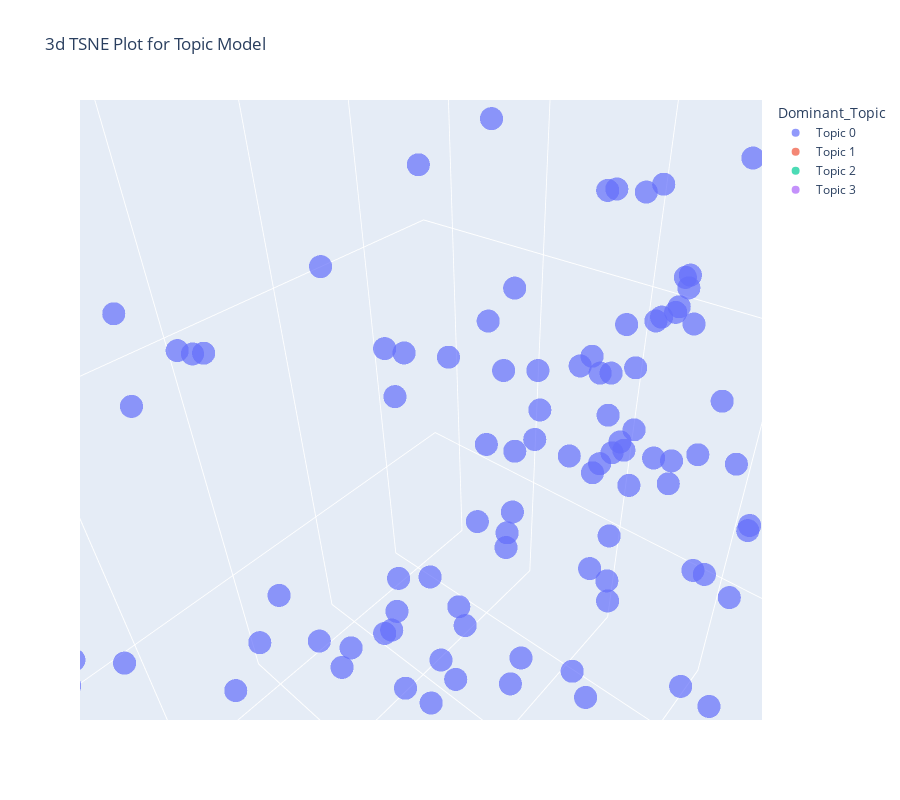

Notebook source saved alongside this figure:
### Code cell
plot_model(lsi, plot = 'tsne')

### Figure 1 — Plotly figure (JSON) as saved in the notebook; plotly's stock layout.template omitted (floating-point values rounded to 4 significant figures; data arrays with more than 128 entries replaced by an {"elided": "..."} marker saying what was removed)
{"data": [{"hovertemplate": "Dominant_Topic=Topic 0<br>0=%{x}<br>1=%{y}<br>2=%{z}<extra></extra>", "legendgroup": "Topic 0", "marker": {"color": "#636efa", "opacity": 0.7, "symbol": "circle"}, "mode": "markers", "name": "Topic 0", "scene": "scene", "showlegend": true, "type": "scatter3d", "x": {"elided": "946 float values"}, "y": {"elided": "946 float values"}, "z": {"elided": "946 float values"}}, {"hovertemplate": "Dominant_Topic=Topic 1<br>0=%{x}<br>1=%{y}<br>2=%{z}<extra></extra>", "legendgroup": "Topic 1", "marker": {"color": "#EF553B", "opacity": 0.7, "symbol": "circle"}, "mode": "markers", "name": "Topic 1", "scene": "scene", "showlegend": true, "type": "scatter3d", "x": [7.642, 4.103, 7.808, 7.2, 7.129, 7.656, 7.509, 7.348, 7.495, 7.445, 7.157, 7.506, 7.381, 3.96, 7.814, 7.69, 7.142, 7.58, 7.17, 7.81, 7.791, 7.49, 7.758, 7.267], "y": [0.0322, 4.425, -0.3398, -0.08961, -0.06668, -0.4534, -0.4376, -0.1157, 0.02892, 0.03382, -0.2091, 0.08483, -0.3706, 4.435, -0.08293, -0.1362, -0.1501, -0.4799, -0.1497, -0.134, -0.06392, 0.1247, -0.4066, -0.1696], "z": [-11.77, 10.67, -11.5, -11.03, -11.06, -11.52, -11.67, -11.9, -11.91, -11.24, -11.13, -11.67, -11.71, 10.7, -11.61, -11.88, -11.21, -11.57, -10.96, -11.21, -11.53, -11.4, -11.57, -11.72]}, {"hovertemplate": "Dominant_Topic=Topic 2<br>0=%{x}<br>1=%{y}<br>2=%{z}<extra></extra>", "legendgroup": "Topic 2", "marker": {"color": "#00cc96", "opacity": 0.7, "symbol": "circle"}, "mode": "markers", "name": "Topic 2", "scene": "scene", "showlegend": true, "type": "scatter3d", "x": [3.793, 3.794], "y": [4.274, 4.207], "z": [10.66, 10.68]}, {"hovertemplate": "Dominant_Topic=Topic 3<br>0=%{x}<br>1=%{y}<br>2=%{z}<extra></extra>", "legendgroup": "Topic 3", "marker": {"color": "#ab63fa", "opacity": 0.7, "symbol": "circle"}, "mode": "markers", "name": "Topic 3", "scene": "scene", "showlegend": true, "type": "scatter3d", "x": [7.109, 6.082, 6.921, 5.361, 3.505, 6.643, 5.083, 3.794, 3.56, 6.815, 5.114, 4.171, 5.684, 4.084, 6.611, 5.03, 3.446, 3.609, 6.797, 6.504, 3.29, 4.916, 6.111, 6.46, 4.06, 6.821, 6.076, 4.758], "y": [-1.862, -4.566, -2.834, -6.679, -2.512, -1.231, -4.1, 4.207, -1.67, -2.9, -5.216, 1.148, -5.459, 0.9784, -2.499, -6.636, -3.302, -1.994, -1.423, -3.262, -7.887, -6.728, -4.715, -3.225, 1.039, -2.811, -4.704, -6.889], "z": [1.733, -0.5289, 2.329, -1.493, 6.411, 2.608, 6.077, 10.68, 6.921, 1.584, 1.254, 7.673, -1.939, 7.617, 1.409, -1.927, 5.957, 6.34, 2.655, 0.7907, -1.581, -2.311, -0.7353, 0.6533, 7.671, 2.834, -0.8071, -2.433]}], "layout": {"height": 800, "legend": {"title": {"text": "Dominant_Topic"}, "tracegroupgap": 0}, "scene": {"aspectmode": "auto", "aspectratio": {"x": 0.9205, "y": 0.8791, "z": 1.236}, "camera": {"center": {"x": 0, "y": 0, "z": 0}, "eye": {"x": 0.04148, "y": 0.04148, "z": 0.04148}, "projection": {"type": "perspective"}, "up": {"x": -0.4544, "y": -0.3603, "z": 0.8147}}, "domain": {"x": [0, 1], "y": [0, 1]}, "xaxis": {"title": {"text": "0"}, "type": "linear"}, "yaxis": {"title": {"text": "1"}, "type": "linear"}, "zaxis": {"title": {"text": "2"}, "type": "linear"}}, "title": {"text": "3d TSNE Plot for Topic Model"}, "width": 900}}
